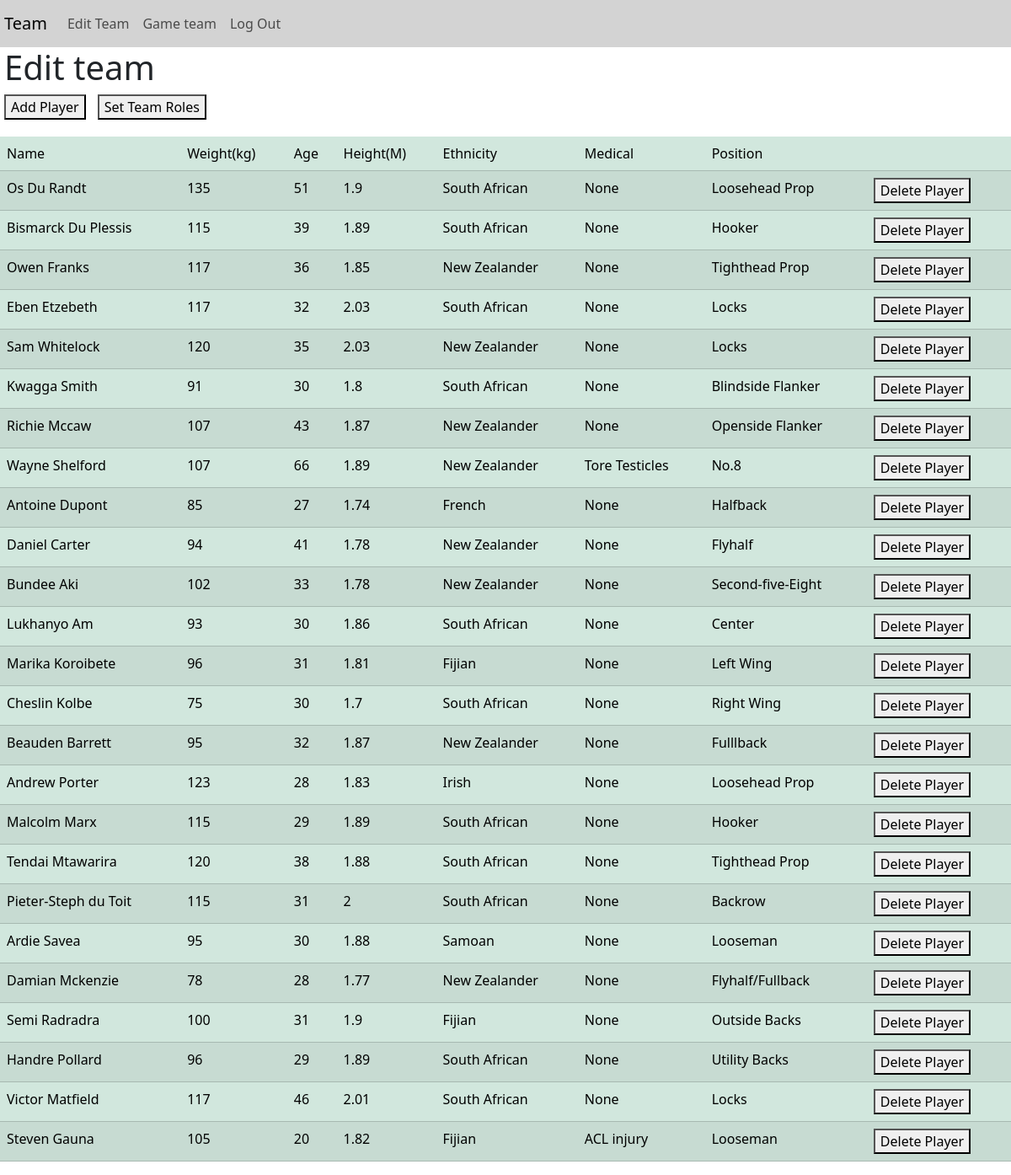
The page /edit_team (signed in) on the database its author committed.
### tables this page shows
CREATE TABLE 'players' (id INTEGER PRIMARY KEY AUTOINCREMENT NOT NULL, name TEXT, weight INTEGER,'coach' TEXT,'age' INTEGER,'height' INTEGER,'ethnicity' TEXT,'medical' TEXT,'position' TEXT);

### app.py (the view)
@app.route("/edit_team")
@login_required
def edit_team():
    row = db.execute("SELECT * FROM users WHERE id=?", session["user_id"])
    team = db.execute("SELECT * FROM players WHERE coach=?", row[0]["username"])
    cap = db.execute("SELECT * FROM roles WHERE coach=? AND role=?", row[0]["username"], 'cap')
    vice = db.execute("SELECT * FROM roles WHERE coach=? AND role=?", row[0]["username"], 'vice')
    goalk = db.execute("SELECT * FROM roles WHERE coach=? AND role=?", row[0]["username"], 'goalk')
    placek = db.execute("SELECT * FROM roles WHERE coach=? AND role=?", row[0]["username"], 'placek')
    cap = cap[0]["name"]
    vice = vice[0]["name"]
    goalk = goalk[0]["name"]
    placek = placek[0]["name"]
    return render_template("edit_team.html", team=team, logged=True, cap=cap, vice=vice, goalk=goalk, placek=placek)

### helpers.py (called while the page is built)
def login_required(f):
    @wraps(f)
    def decorated_function(*args, **kwargs):
        if session.get("user_id") is None:
            return redirect("/login")
        return f(*args, **kwargs)
    return decorated_function

### templates/edit_team.html (shortened to what this page needs)
{% extends "layout.html" %}
{% block main %}
    <div id="edit_table">
        <h1 class="pad">Edit team</h1>
        <button onclick="view_form()" class="btn-primary pad">Add Player</button>
        <span style="margin-left:10px;">
            <button onclick="view_roles()" class="btn-primary">Set Team Roles</button>
        </span>
        <table class="table table-success table-striped table-hover">
            <thead>
                <tr>
                    <td>Name</td>
                    <td>Weight(kg)</td>
                    <td>Age</td>
                    <td>Height(M)</td>
                    <td>Ethnicity</td>
                    <td>Medical</td>
                    <td>Position</td>
                    <td></td>
                </tr>
            </thead>
            <tbody>
                {% for player in team %}
                    <tr id="{{ player.id }}">
                        <td><a class="tlink" href="/profile/{{ player.id }}">{{ player.name }}</a></td>
                        <td>{{ player.weight }}</td>
                        <td>{{ player.age }}</td>
                        <td>{{ player.height }}</td>
                        <td>{{ player.ethnicity }}</td>
                        <td>{{ player.medical }}</td>
                        <td>{{ player.position }}</td>
                        <td><button onclick="delete_player('{{ player.name }}','{{ player.id }}')" class="btn-primary">Delete Player</button></td>
                    </tr>
                {% endfor %}
            </tbody>
        </table>
    </div>
{% endblock %}

### static/styles.css (style rules this page uses)
.pad { margin-left: 5px; }
.tlink { text-decoration: none; color: black }
table { margin-top: 20px; }

### rows shown on the page
players: name "Os Du Randt", weight "135", age "51", height "1.9", ethnicity "South African", medical "None", position "Loosehead Prop"
players: name "Bismarck Du Plessis", weight "115", age "39", height "1.89", ethnicity "South African", medical "None", position "Hooker"
players: name "Owen Franks", weight "117", age "36", height "1.85", ethnicity "New Zealander", medical "None", position "Tighthead Prop"
players: name "Eben Etzebeth", weight "117", age "32", height "2.03", ethnicity "South African", medical "None", position "Locks"
players: name "Sam Whitelock", weight "120", age "35", height "2.03", ethnicity "New Zealander", medical "None", position "Locks"
players: name "Kwagga Smith", weight "91", age "30", height "1.8", ethnicity "South African", medical "None", position "Blindside Flanker"
players: name "Richie Mccaw", weight "107", age "43", height "1.87", ethnicity "New Zealander", medical "None", position "Openside Flanker"
players: name "Wayne Shelford", weight "107", age "66", height "1.89", ethnicity "New Zealander", medical "Tore Testicles", position "No.8"
players: name "Antoine Dupont", weight "85", age "27", height "1.74", ethnicity "French", medical "None", position "Halfback"
players: name "Daniel Carter", weight "94", age "41", height "1.78", ethnicity "New Zealander", medical "None", position "Flyhalf"
players: name "Bundee Aki", weight "102", age "33", height "1.78", ethnicity "New Zealander", medical "None", position "Second-five-Eight"
players: name "Lukhanyo Am", weight "93", age "30", height "1.86", ethnicity "South African", medical "None", position "Center"
players: name "Marika Koroibete", weight "96", age "31", height "1.81", ethnicity "Fijian", medical "None", position "Left Wing"
players: name "Cheslin Kolbe", weight "75", age "30", height "1.7", ethnicity "South African", medical "None", position "Right Wing"
players: name "Beauden Barrett", weight "95", age "32", height "1.87", ethnicity "New Zealander", medical "None", position "Fulllback"
players: name "Andrew Porter", weight "123", age "28", height "1.83", ethnicity "Irish", medical "None", position "Loosehead Prop"
players: name "Malcolm Marx", weight "115", age "29", height "1.89", ethnicity "South African", medical "None", position "Hooker"
players: name "Tendai Mtawarira", weight "120", age "38", height "1.88", ethnicity "South African", medical "None", position "Tighthead Prop"
players: name "Pieter-Steph du Toit", weight "115", age "31", height "2", ethnicity "South African", medical "None", position "Backrow"
players: name "Ardie Savea", weight "95", age "30", height "1.88", ethnicity "Samoan", medical "None", position "Looseman"
players: name "Damian Mckenzie", weight "78", age "28", height "1.77", ethnicity "New Zealander", medical "None", position "Flyhalf/Fullback"
players: name "Semi Radradra", weight "100", age "31", height "1.9", ethnicity "Fijian", medical "None", position "Outside Backs"
players: name "Handre Pollard", weight "96", age "29", height "1.89", ethnicity "South African", medical "None", position "Utility Backs"
players: name "Victor Matfield", weight "117", age "46", height "2.01", ethnicity "South African", medical "None", position "Locks"
players: name "Steven Gauna", weight "105", age "20", height "1.82", ethnicity "Fijian", medical "ACL injury", position "Looseman"
